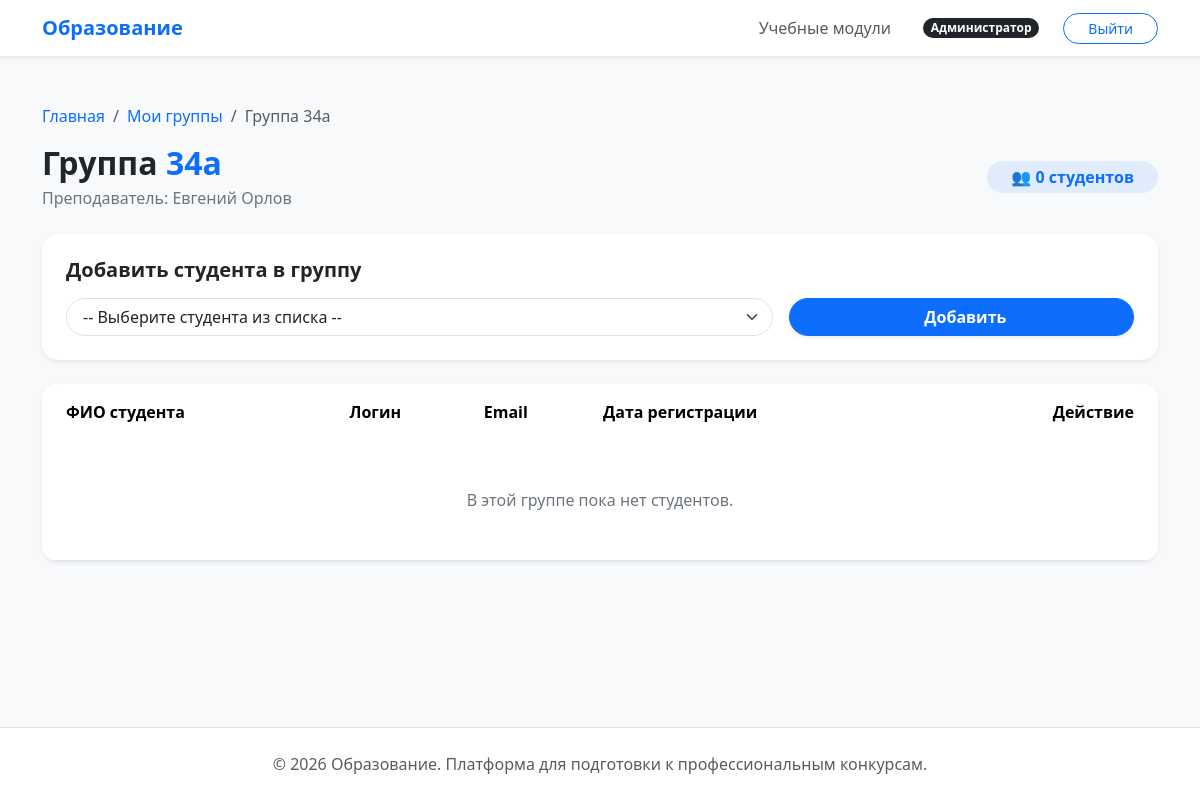
The app's page /curriculum/teacher/groups/2/ (signed in), older data.
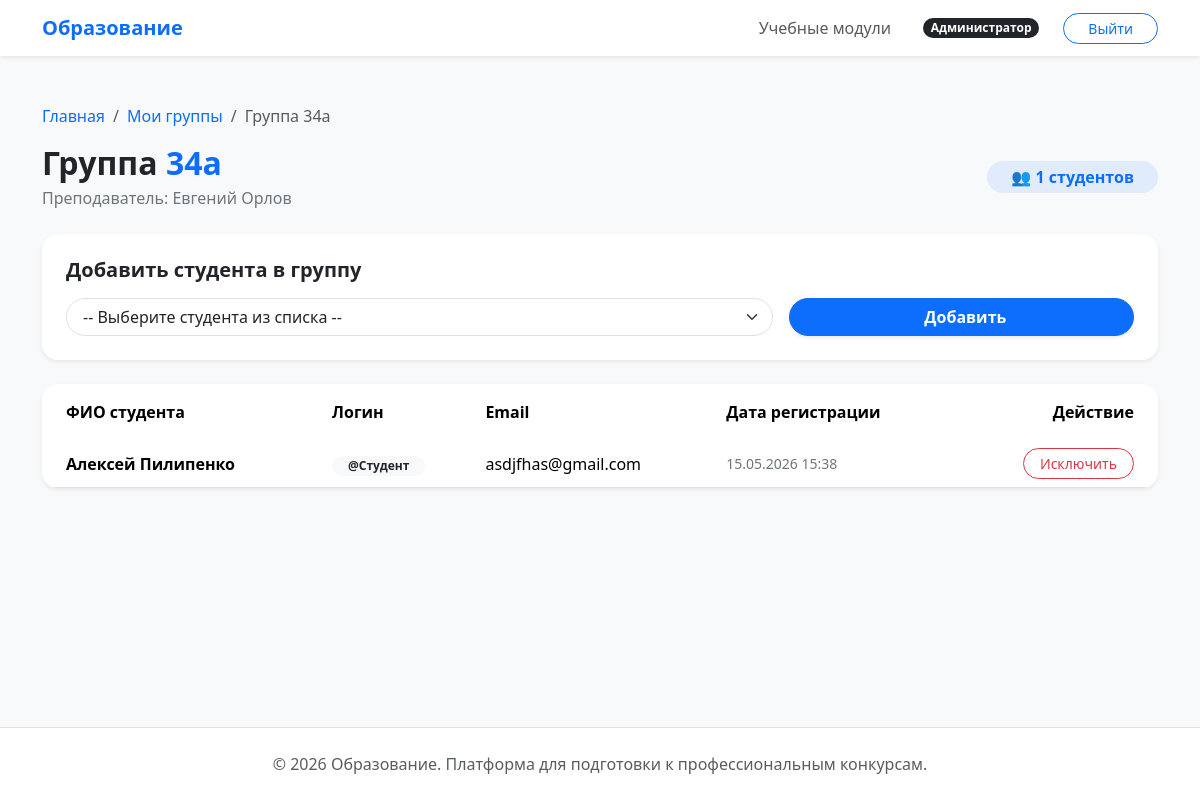
The same page, newer data.
### curriculum/models.py (models this page shows, shortened)
class StudentGroup(BaseModel):
    title = models.CharField(
        max_length=100, unique=True, verbose_name="Название группы"
    )
    teacher = models.ForeignKey(
        settings.AUTH_USER_MODEL,
        on_delete=models.SET_NULL,
        null=True,
        blank=True,
        limit_choices_to={"role": "teacher"},
        related_name="student_groups",
        verbose_name="Преподаватель/Куратор",
    )
    class Meta:
        verbose_name = "Учебная группа"
        verbose_name_plural = "Учебные группы"
        ordering = ["title"]

### users/models.py (models this page shows, shortened)
class User(AbstractUser, BaseModel):
    class Role(models.TextChoices):
        STUDENT = "student", "Студент"
        TEACHER = "teacher", "Преподаватель"
        ADMIN = "admin", "Администратор"
    middle_name = models.CharField(max_length=150, blank=True, verbose_name="Отчество")
    role = models.CharField(
        max_length=10, choices=Role.choices, default=Role.STUDENT, verbose_name="Роль"
    )
    group = models.ForeignKey(
        StudentGroup,
        on_delete=models.SET_NULL,
        null=True,
        blank=True,
        related_name="students",
        verbose_name="Учебная группа",
    )
    class Meta:
        verbose_name = "Пользователь"
        verbose_name_plural = "Пользователи"
        ordering = ["last_name", "first_name"]

### curriculum/views.py (the view)
# urls.py: path("teacher/groups/<int:pk>/", GroupDetailView.as_view(), name="group_detail"),
class GroupDetailView(LoginRequiredMixin, DetailView):
    model = StudentGroup
    template_name = "curriculum/group_detail.html"
    context_object_name = "group"
    def get_context_data(self, **kwargs):
        context = super().get_context_data(**kwargs)
        context["students"] = self.object.students.all()
        context["available_students"] = User.objects.filter(
            role=User.Role.STUDENT, group__isnull=True
        )
        return context

### templates/curriculum/group_detail.html (shortened to what this page needs)
{% extends 'base.html' %}
{% block content %}
<div class="row mb-4">
    <div class="col-12">
        <nav aria-label="breadcrumb">
            <ol class="breadcrumb">
                <li class="breadcrumb-item"><a href="{% url 'core:index' %}" class="text-decoration-none">Главная</a></li>
                <li class="breadcrumb-item"><a href="{% url 'curriculum:teacher_groups_list' %}" class="text-decoration-none">Мои группы</a></li>
                <li class="breadcrumb-item active">Группа {{ group.title }}</li>
            </ol>
        </nav>
        <div class="d-flex justify-content-between align-items-center">
            <div>
                <h2 class="fw-bold mb-1">Группа <span class="text-accent">{{ group.title }}</span></h2>
                <p class="text-secondary mb-0">Преподаватель: {{ group.teacher.get_full_name|default:"Не назначен" }}</p>
            </div>
            <span class="badge bg-primary bg-opacity-10 text-accent rounded-pill px-4 py-2 fs-6">
                👥 {{ students.count }} студентов
            </span>
        </div>
    </div>
</div>
<div class="card border-0 shadow-sm rounded-4 p-4 mb-4">
    <h5 class="fw-bold mb-3">Добавить студента в группу</h5>
    {% if available_students %}
        <form method="post" action="{% url 'curriculum:add_student_to_group' group.id %}" class="row g-3 align-items-center">
            <div class="col-md-8">
                <select name="student_id" class="form-select btn-rounded px-3" required>
                    <option value="">-- Выберите студента из списка --</option>
                </select>
            </div>
            <div class="col-md-4">
                <button type="submit" class="btn btn-primary btn-rounded w-100 fw-bold shadow-sm">
                    Добавить
                </button>
            </div>
        </form>
    {% else %}
        <p class="text-secondary mb-0 small">Нет доступных для добавления студентов (все студенты уже распределены по группам).</p>
    {% endif %}
</div>
<div class="card border-0 shadow-sm rounded-4 overflow-hidden">
    <div class="table-responsive">
        <table class="table table-hover align-middle mb-0">
            <thead class="bg-light">
                <tr>
                    <th class="ps-4 py-3 border-0">ФИО студента</th>
                    <th class="py-3 border-0">Логин</th>
                    <th class="py-3 border-0">Email</th>
                    <th class="py-3 border-0">Дата регистрации</th>
                    <th class="pe-4 py-3 border-0 text-end">Действие</th>
                </tr>
            </thead>
            <tbody>
                {% for student in students %}
                <tr>
                    <td class="ps-4">
                        <div class="fw-bold">{{ student.get_full_name }}</div>
                    </td>
                    <td>
                        <span class="badge bg-light text-dark rounded-pill px-3">@{{ student.username }}</span>
                    </td>
                    <td>{{ student.email|default:"—" }}</td>
                    <td class="text-secondary small">
                        {{ student.date_joined|date:"d.m.Y H:i" }}
                    </td>
                    <td class="pe-4 text-end">
                        <button type="button"
                                class="btn btn-outline-danger btn-sm btn-rounded px-3"
                                data-bs-toggle="modal"
                                data-bs-target="#removeStudentModal"
                                data-student-id="{{ student.id }}"
                                data-student-name="{{ student.get_full_name }}">
                            Исключить
                        </button>
                    </td>
                </tr>
                {% empty %}
                <tr>
                    <td colspan="5" class="text-center py-5 text-secondary">
                        В этой группе пока нет студентов.
                    </td>
                </tr>
                {% endfor %}
            </tbody>
        </table>
    </div>
</div>
{% endblock %}

Row changes from the older to the newer data that the page shows:
computed for StudentGroup "Евгений Орлов": count "0" → "1"
now on this page (row edited): User: get_full_name "Алексей Пилипенко", username "Студент", email "asdjfhas@gmail.com", date_joined "15.05.2026 15:38"
Text that changed along with them:
text no longer shown: "В этой группе пока нет студентов."
